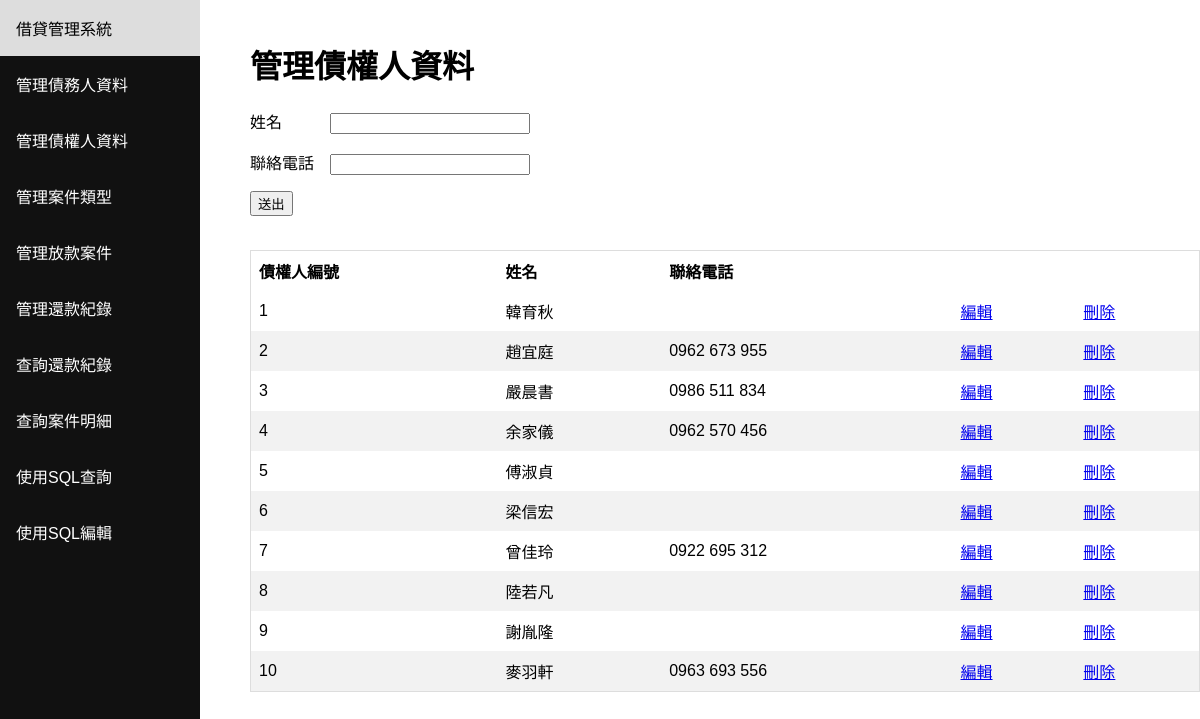
Screenshot of /creditor with the database file from the repository.
### tables this page shows
CREATE TABLE "CREDITOR" (
	"CreditorNumber"	INTEGER NOT NULL PRIMARY KEY AUTOINCREMENT UNIQUE,
	"Name"	TEXT NOT NULL,
	"PhoneNumber"	TEXT
);

### main.py (the view)
@app.route('/creditor', methods=['GET', 'POST'])
def creditor():
    if request.method == 'POST':
        edit_data('CREDITOR')
    table = get_query("select * from CREDITOR;")
    return render_template(
                'creditor.html',
                columns=['債權人編號','姓名','聯絡電話'],
                table=table,
                edit=False
            )

### main.py (called while the page is built)
def get_query(query , get_col=False):
    conn = sqlite3.connect('database.db')
    conn.row_factory = sqlite3.Row
    cur = conn.cursor()
    cur.execute(query)
    rows = cur.fetchall()
    conn.close()
    output = []
    cols = []
    for row in rows:
        temp = dict(row)
        output.append(list(temp.values()))
        if get_col: cols = list(temp.keys())
    if get_col:
        return output, cols
    return output

### templates/creditor.html (shortened to what this page needs)
<html><header><title>借貸管理系統</title></header><body><div class="sidenav"><a href="/">借貸管理系統</a><a href="/debter">管理債務人資料</a><a href="/creditor">管理債權人資料</a><a href="/project_type">管理案件類型</a><a href="/project">管理放款案件</a><a href="/period">管理還款紀錄</a><a href="/repayment_record">查詢還款紀錄</a><a href="/project_record">查詢案件明細</a><a href="/sql_search">使用SQL查詢</a><a href="/sql_edit">使用SQL編輯</a></div><div class="content"><h1>管理債權人資料</h1><form method="POST" action=""><div>{% if edit %}<p>姓名　　　<input name="Name" style="width:200px" value="{{ data[0] }}"/></p><p>聯絡電話　<input name="PhoneNumber" style="width:200px" value="{{ data[1] }}"/></p>{% else %}<p>姓名　　　<input name="Name" style="width:200px"/></p><p>聯絡電話　<input name="PhoneNumber" type="tel" style="width:200px"/></p>{% endif %}<p>   <input type="submit" value="送出"/></p></div><br/><div style="overflow-x:auto;"><table><thead><tr>{% for column in columns %}<th>{{ column }}</th>{% endfor %}<th></th><th> </th></tr></thead><tbody>{% for row in table %}<tr>{% for item in row %}<td>{{ item }}</td>{% endfor %}<td><a href="/creditor/edit/{{ row[0] }}">編輯</a></td><td><a href="/creditor/delete/{{ row[0] }}">刪除</a></td></tr>{% endfor %}</tbody></table></div></form></div></body></html>

### templates/creditor.html (style rules this page uses)
* { box-sizing: border-box; }
body { margin: 0; font-family: Arial, Helvetica, sans-serif; }
.sidenav { height: 100%; width: 200px; position: fixed; z-index: 1; top: 0; left: 0; background-color: #111; overflow-x: hidden; }
.sidenav a { color: white; padding: 16px; text-decoration: none; display: block; }
.content { margin-left: 200px; padding-left: 50px; padding-top: 20px; }
table { border-collapse: collapse; border-spacing: 0; width: 100%; border: 1px solid #ddd; }
th, td { text-align: left; padding: 8px; }
tr:nth-child(even) { background-color: #f2f2f2 }

### rows the page displays
CREDITOR: row "1", Name "韓育秋"
CREDITOR: row "2", Name "趙宜庭", PhoneNumber "0962 673 955"
CREDITOR: row "3", Name "嚴晨書", PhoneNumber "0986 511 834"
CREDITOR: row "4", Name "余家儀", PhoneNumber "0962 570 456"
CREDITOR: row "5", Name "傅淑貞"
CREDITOR: row "6", Name "梁信宏"
CREDITOR: row "7", Name "曾佳玲", PhoneNumber "0922 695 312"
CREDITOR: row "8", Name "陸若凡"
CREDITOR: row "9", Name "謝胤隆"
CREDITOR: row "10", Name "麥羽軒", PhoneNumber "0963 693 556"

### other values shown
{{ column }} "債權人編號" "姓名" "聯絡電話"
